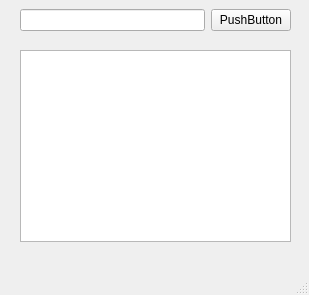
<?xml version="1.0" encoding="UTF-8"?>
<ui version="4.0">
 <class>MainWindow</class>
 <widget class="QMainWindow" name="MainWindow">
  <property name="geometry">
   <rect>
    <x>0</x>
    <y>0</y>
    <width>309</width>
    <height>295</height>
   </rect>
  </property>
  <property name="windowTitle">
   <string>MainWindow</string>
  </property>
  <widget class="QWidget" name="centralwidget">
   <widget class="QWidget" name="horizontalLayoutWidget">
    <property name="geometry">
     <rect>
      <x>20</x>
      <y>0</y>
      <width>271</width>
      <height>41</height>
     </rect>
    </property>
    <layout class="QHBoxLayout" name="horizontalLayout">
     <item>
      <widget class="QLineEdit" name="lineEdit"/>
     </item>
     <item>
      <widget class="QPushButton" name="btn">
       <property name="text">
        <string>PushButton</string>
       </property>
      </widget>
     </item>
    </layout>
   </widget>
   <widget class="QLabel" name="label_3">
    <property name="geometry">
     <rect>
      <x>0</x>
      <y>110</y>
      <width>56</width>
      <height>471</height>
     </rect>
    </property>
    <property name="text">
     <string/>
    </property>
   </widget>
   <widget class="QListView" name="listView">
    <property name="geometry">
     <rect>
      <x>20</x>
      <y>50</y>
      <width>271</width>
      <height>192</height>
     </rect>
    </property>
   </widget>
  </widget>
  <widget class="QMenuBar" name="menubar">
   <property name="geometry">
    <rect>
     <x>0</x>
     <y>0</y>
     <width>309</width>
     <height>21</height>
    </rect>
   </property>
  </widget>
  <widget class="QStatusBar" name="statusbar"/>
 </widget>
 <resources/>
 <connections/>
</ui>
